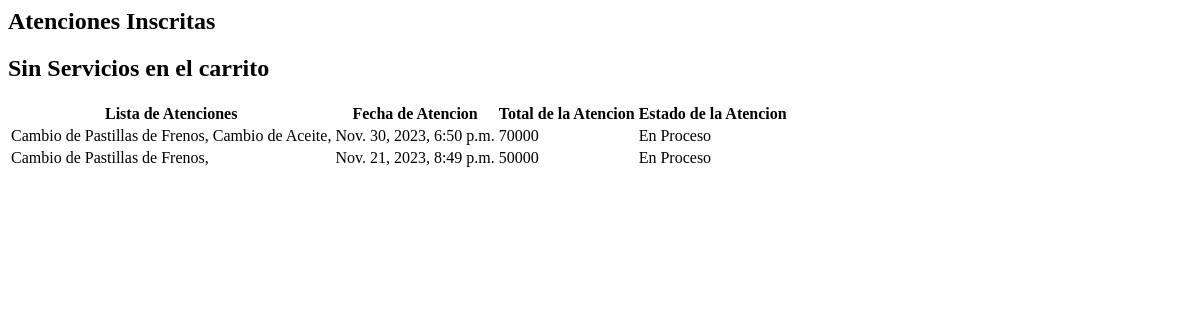
Before: /cli_atencion/ (signed in) with the older database file.
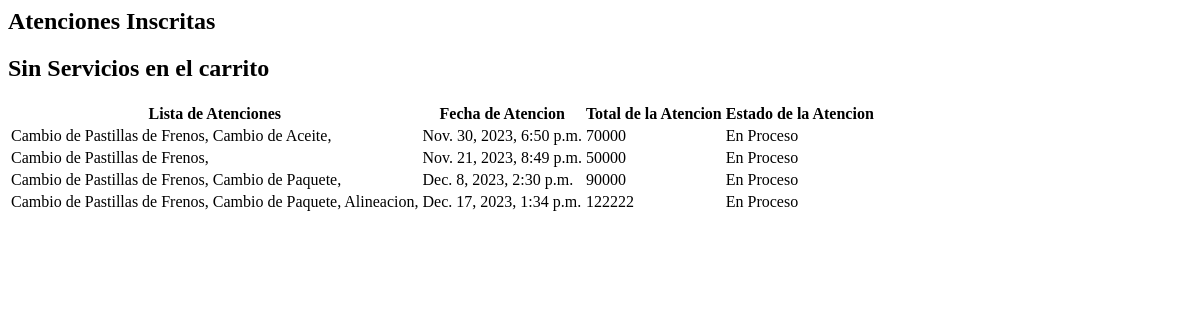
After: the same page with the newer database file.
### myapp/models.py (models this page shows, shortened)
class Atencion(models.Model):
    estados = (
        ('Solicitada', 'Solicitada'),
        ('En Proceso','En Proceso'),
        ('Cancelada', 'Cancelada'),
        ('Realizada', 'Realizada'),
    )
    ate_id = models.AutoField(primary_key=True)
    ate_list = models.CharField(max_length=250, null=False, default=None)
    ate_date = models.DateTimeField(unique_for_date=True)
    ate_prec = models.IntegerField(null=False, default=None)
    ate_est = models.CharField(max_length=12, choices= estados, default='Solicitada')
    userProfile = models.ForeignKey(UserProfile, on_delete=models.CASCADE, default=None)
    class Meta:
        unique_together = ['ate_date']

### myapp/views.py (the view, shortened to what this page needs)
# urls.py: path('cli_atencion/', views.cli_atencion, name='cli_atencion'),
def cli_atencion(request):
    try:
        user_profile = UserProfile.objects.get(user_id=request.session['user_id'])
        print("User ID from session:", request.session.get('user_id'))
        print("User Profile for current user:", user_profile)
    except UserProfile.DoesNotExist:
        return JsonResponse({'error': 'UserProfile no encontrado'})
    atencion = Atencion.objects.filter(userProfile=user_profile)
    return render(request, 'cliente/cli_atencion.html', {'atencion': atencion})

### myapp/context_processor.py (called while the page is built)
def totalCarrito(request):
    total = 0
    if "carrito" in request.session.keys():
        for key, value in request.session["carrito"].items():
            total += (value["acumulado"])
    return {"totalCarrito": total}

### myapp/models.py (called while the page is built)
    def __str__(self):
        return self.user_name +' '+ self.user_lastname +' - '+ self.rol.rol_id

### myapp/templates/cliente/cli_atencion.html (shortened to what this page needs)
<h2>Atenciones Inscritas</h2>
{% if request.session.carrito.items %}
<div id="add-atencion-form-container" class="atencion-form-container">
  <form id="add-atencion-form" class="atencion-form">
    {% csrf_token %}
    <label for="ate_list">Lista de servicios Requeridos:</label>
    <input
      type="text"
      name="ate_list"
      value="{% for key, value in request.session.carrito.items %}{{ value.nombre }}, {% endfor %}"
      required
      readonly
    />
    <label for="ate_date">Seleccionar fecha Atencion:</label>
    <input type="datetime-local" name="ate_date" required />
    <label for="ate_prec">Total: </label>
    <input
      type="number"
      name="ate_prec"
      value="{{ totalCarrito }}"
      required
      readonly
    />
    <button type="submit" id="add-atencion-btn">+ Inscribir Atencion</button>
  </form>
</div>
{% else %}
<h2>Sin Servicios en el carrito</h2>
{% endif %}
{% if atencion %}
<table class="atencion-table">
  <thead>
    <tr>
      <th class="table-header">Lista de Atenciones</th>
      <th class="table-header">Fecha de Atencion</th>
      <th class="table-header">Total de la Atencion</th>
      <th class="table-header">Estado de la Atencion</th>
    </tr>
  </thead>
  <tbody>
    {% for atencion in atencion %}
    <tr>
      <td>{{ atencion.ate_list }}</td>
      <td>{{ atencion.ate_date }}</td>
      <td>{{ atencion.ate_prec }}</td>
      <td>{{ atencion.ate_est }}</td>
    </tr>
    {% endfor %}
  </tbody>
</table>
{% else %}
<p class="no-atencion">No hay Atenciones inscritas.</p>
{% endif %}

Changed rows visible on the page:
added Atencion: ate_list "Cambio de Pastillas de Frenos, Cambio de Paquete,", ate_date "Dec. 8, 2023, 2:30 p.m.", ate_prec "90000", ate_est "En Proceso"
added Atencion: ate_list "Cambio de Pastillas de Frenos, Cambio de Paquete, Alineacion,", ate_date "Dec. 17, 2023, 1:34 p.m.", ate_prec "122222", ate_est "En Proceso"
